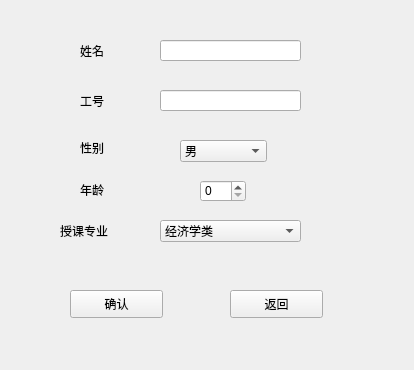
<?xml version="1.0" encoding="UTF-8"?>
<ui version="4.0">
 <class>eidtTeacherMessage</class>
 <widget class="QDockWidget" name="eidtTeacherMessage">
  <property name="enabled">
   <bool>true</bool>
  </property>
  <property name="geometry">
   <rect>
    <x>0</x>
    <y>0</y>
    <width>414</width>
    <height>370</height>
   </rect>
  </property>
  <property name="minimumSize">
   <size>
    <width>413</width>
    <height>369</height>
   </size>
  </property>
  <property name="maximumSize">
   <size>
    <width>414</width>
    <height>370</height>
   </size>
  </property>
  <property name="windowTitle">
   <string>编辑教师信息</string>
  </property>
  <widget class="QWidget" name="dockWidgetContents">
   <widget class="QWidget" name="widget" native="true">
    <property name="geometry">
     <rect>
      <x>10</x>
      <y>0</y>
      <width>391</width>
      <height>271</height>
     </rect>
    </property>
    <widget class="QLineEdit" name="setTeacherName">
     <property name="geometry">
      <rect>
       <x>150</x>
       <y>40</y>
       <width>141</width>
       <height>21</height>
      </rect>
     </property>
    </widget>
    <widget class="QLabel" name="labTeacherName">
     <property name="geometry">
      <rect>
       <x>70</x>
       <y>40</y>
       <width>41</width>
       <height>21</height>
      </rect>
     </property>
     <property name="font">
      <font>
       <family>02UtsukushiMincho</family>
       <pointsize>9</pointsize>
      </font>
     </property>
     <property name="text">
      <string>姓名</string>
     </property>
    </widget>
    <widget class="QLabel" name="labTeacherID">
     <property name="geometry">
      <rect>
       <x>70</x>
       <y>90</y>
       <width>41</width>
       <height>21</height>
      </rect>
     </property>
     <property name="text">
      <string>工号</string>
     </property>
    </widget>
    <widget class="QLineEdit" name="setTeacherID">
     <property name="geometry">
      <rect>
       <x>150</x>
       <y>90</y>
       <width>141</width>
       <height>21</height>
      </rect>
     </property>
    </widget>
    <widget class="QLabel" name="labSex">
     <property name="geometry">
      <rect>
       <x>70</x>
       <y>140</y>
       <width>41</width>
       <height>16</height>
      </rect>
     </property>
     <property name="text">
      <string>性别</string>
     </property>
    </widget>
    <widget class="QLabel" name="labAge">
     <property name="geometry">
      <rect>
       <x>70</x>
       <y>180</y>
       <width>41</width>
       <height>20</height>
      </rect>
     </property>
     <property name="text">
      <string>年龄</string>
     </property>
    </widget>
    <widget class="QLabel" name="labMajor">
     <property name="geometry">
      <rect>
       <x>50</x>
       <y>220</y>
       <width>81</width>
       <height>21</height>
      </rect>
     </property>
     <property name="text">
      <string>授课专业</string>
     </property>
    </widget>
    <widget class="QComboBox" name="setSex">
     <property name="geometry">
      <rect>
       <x>170</x>
       <y>140</y>
       <width>87</width>
       <height>22</height>
      </rect>
     </property>
     <item>
      <property name="text">
       <string>男</string>
      </property>
     </item>
     <item>
      <property name="text">
       <string>女</string>
      </property>
     </item>
    </widget>
    <widget class="QSpinBox" name="setAge">
     <property name="geometry">
      <rect>
       <x>190</x>
       <y>180</y>
       <width>46</width>
       <height>22</height>
      </rect>
     </property>
    </widget>
    <widget class="QComboBox" name="setMajor">
     <property name="geometry">
      <rect>
       <x>150</x>
       <y>220</y>
       <width>141</width>
       <height>22</height>
      </rect>
     </property>
     <item>
      <property name="text">
       <string>经济学类</string>
      </property>
     </item>
     <item>
      <property name="text">
       <string>财政学类</string>
      </property>
     </item>
     <item>
      <property name="text">
       <string>金融学类</string>
      </property>
     </item>
     <item>
      <property name="text">
       <string>经济与贸易类</string>
      </property>
     </item>
     <item>
      <property name="text">
       <string>法学</string>
      </property>
     </item>
     <item>
      <property name="text">
       <string>中国语言文学类</string>
      </property>
     </item>
     <item>
      <property name="text">
       <string>教育学</string>
      </property>
     </item>
     <item>
      <property name="text">
       <string>中国语言文学类</string>
      </property>
     </item>
     <item>
      <property name="text">
       <string>外国语言文学类</string>
      </property>
     </item>
     <item>
      <property name="text">
       <string>历史学</string>
      </property>
     </item>
     <item>
      <property name="text">
       <string>数学类</string>
      </property>
     </item>
     <item>
      <property name="text">
       <string>物理学类</string>
      </property>
     </item>
     <item>
      <property name="text">
       <string>化学类</string>
      </property>
     </item>
     <item>
      <property name="text">
       <string>机械类</string>
      </property>
     </item>
     <item>
      <property name="text">
       <string>电子信息类</string>
      </property>
     </item>
     <item>
      <property name="text">
       <string>自动化类</string>
      </property>
     </item>
     <item>
      <property name="text">
       <string>计算机类</string>
      </property>
     </item>
     <item>
      <property name="text">
       <string>航空航天类</string>
      </property>
     </item>
    </widget>
   </widget>
   <widget class="QPushButton" name="yesButton">
    <property name="geometry">
     <rect>
      <x>70</x>
      <y>290</y>
      <width>93</width>
      <height>28</height>
     </rect>
    </property>
    <property name="text">
     <string>确认</string>
    </property>
   </widget>
   <widget class="QPushButton" name="noButton">
    <property name="geometry">
     <rect>
      <x>230</x>
      <y>290</y>
      <width>93</width>
      <height>28</height>
     </rect>
    </property>
    <property name="text">
     <string>返回</string>
    </property>
   </widget>
   <widget class="QLabel" name="label_5">
    <property name="geometry">
     <rect>
      <x>-100</x>
      <y>-240</y>
      <width>1121</width>
      <height>841</height>
     </rect>
    </property>
    <property name="text">
     <string>&lt;html&gt;&lt;head/&gt;&lt;body&gt;&lt;p&gt;&lt;img src=&quot;:/image/R-C.jpg&quot;/&gt;&lt;/p&gt;&lt;/body&gt;&lt;/html&gt;</string>
    </property>
   </widget>
   <zorder>label_5</zorder>
   <zorder>widget</zorder>
   <zorder>yesButton</zorder>
   <zorder>noButton</zorder>
  </widget>
 </widget>
 <resources/>
 <connections/>
</ui>
